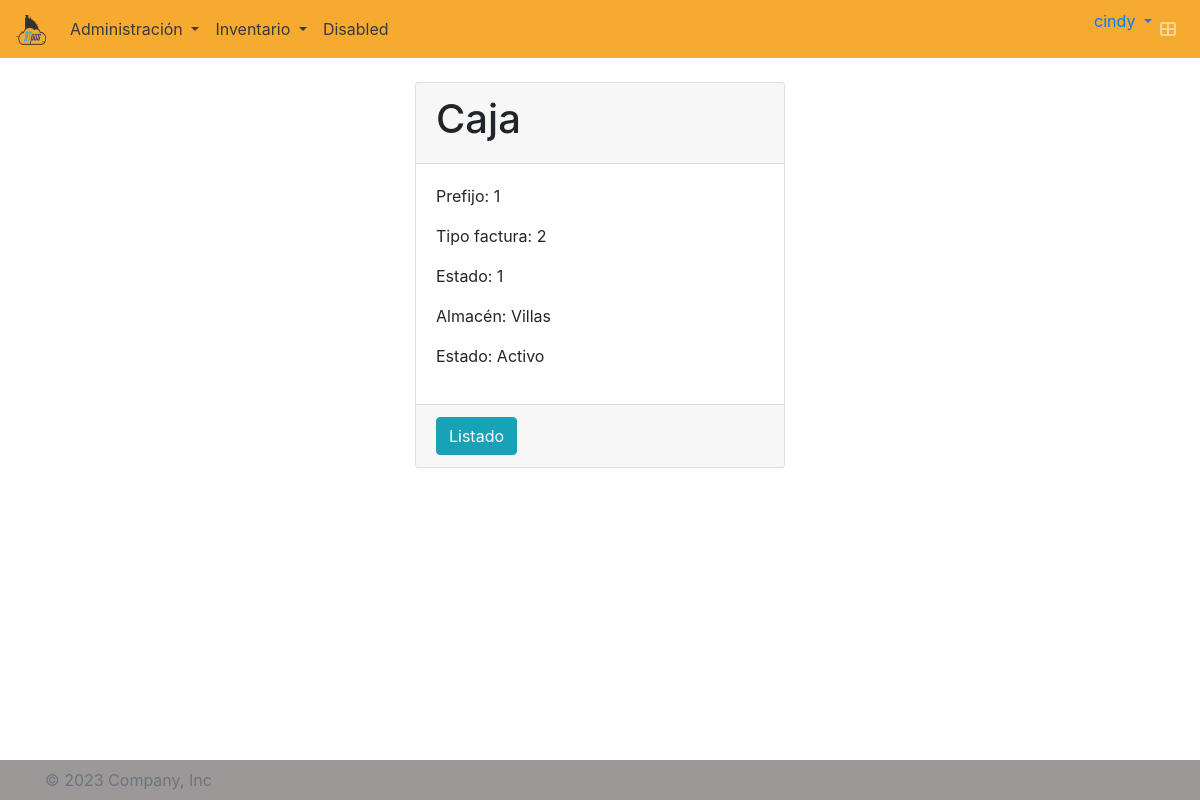
/caja/detail/2/ (signed in), run on the app's committed database.
### atpos/models.py (models this page shows, shortened)
class Usuario(AbstractUser):
    empresa = models.ForeignKey(Empresa, on_delete=models.CASCADE, blank=True, null=True)
    tel_inicial = models.CharField(max_length=10, blank=True, null=True)
    class Meta:
        default_permissions = ()
        permissions = [('add_usuario', 'Usuario crear'),
                        ('change_usuario', 'Usuario modificar'),
                        ('delete_usuario', 'Usuario eliminar'),
                        ('view_usuario', 'Usuario ver'),
                        ('password_usuario', 'Puede cambiar la clave usuario')]

class Caja(models.Model):
    prefijo = models.CharField(max_length=5)
    tipo_factura = models.CharField(
        max_length=1,
        choices=TIPO_FACTURA,
        default=POS,
    )
    estado = models.CharField(max_length=1, choices=ESTADO, default=ACTIVO )
    almacen = models.ForeignKey(Almacen, on_delete=models.CASCADE, blank=False)
    empresa = models.ForeignKey(Empresa, on_delete=models.CASCADE, blank=True, null=True)
    class Meta:
        default_permissions = ()
        permissions = [('add_caja', 'Caja crear'),
                       ('change_caja', 'Caja modificar'),
                       ('delete_caja', 'Caja eliminar'),
                       ('view_caja', 'Caja ver')]
        unique_together = ('prefijo', 'empresa',)

class Almacen(models.Model):
    nombre_almacen = models.CharField(max_length=20)
    prefijo = models.CharField(max_length=5)
    telefono_fijo = models.CharField(max_length=30)
    telefono_celular = models.CharField(max_length=30)
    direccion_almacen = models.CharField(max_length=200)
    ciudad = models.CharField(max_length=30)
    listaprecios = models.ForeignKey(ListaPrecios, null=True, blank=True, on_delete=models.CASCADE)
    estado = models.CharField(
        max_length=1,
        choices=ESTADO,
        default=ACTIVO,
    )
    empresa = models.ForeignKey(Empresa, on_delete=models.CASCADE, blank=True, null=True)
    def __str__(self):
        return '{}'.format(self.nombre_almacen)
    class Meta:
        default_permissions = ()
        permissions = [('add_almacen', 'Almacén crear'),
                       ('change_almacen', 'Almacén modificar'),
                       ('delete_almacen', 'Almacén borrar'),
                       ('view_almacen', 'Almacén ver')]
        unique_together = ('empresa', 'nombre_almacen', 'prefijo')

### atpos/views.py (the view)
# urls.py: path('caja/detail/<int:pk>/', login_required(CajaDetail.as_view()), name="caja-detail"),
class CajaDetail(DetailView):
    model = Caja
    def get_context_data(self, **kwargs):
        context = super().get_context_data(**kwargs)
        return context
    def get_queryset(self):
        return Caja.objects.filter(empresa=self.request.user.empresa.id)

### atpos/templates/atpos/caja_detail.html
{% extends 'base.html' %}
{% load static %}
{% block content %}
<br>
<section class="content" style="display: grid; place-items: center;">
    <div class="col-md-4">
        <div class="card">
            <div class="card-header">
                <h1>Caja</h1>
            </div>
            <div class="card-body">
                <p>Prefijo: {{ caja.prefijo }}</p>
                <p>Tipo factura: {{ caja.tipo_factura }}</p>
                <p>Estado: {{ caja.estado }}</p>
                <p>Almacén: {{ caja.almacen }}</p>
                {% if caja.estado == '1' %}
                <p>Estado: Activo</p>
                {% else %}
                <p>Estado: Inactivo</p>
                {% endif %}
            </div>
            <div class="card-footer">
                <a href="{% url 'caja-list' %}">
                    <button type="button" class="btn btn-info">Listado</button>
                </a>
            </div>
        </div>
    </div>
</section>
{% endblock %}

### atpos/templates/components/navbar.html (shortened to what this page needs)
{% load static %}
<nav class="navbar navbar-expand-lg navbar-dark bg-color-nav">
  <a class="navbar-brand" href="{% url 'tablero' %}">
    <img src="{% static 'img/LogoATpos200px.png' %}" width="30" height="30" alt="">
  </a>
  <div class="collapse navbar-collapse colortext" id="navbarSupportedContent">
    <ul class="navbar-nav mr-auto">
      <li class="nav-item dropdown">
        <a class="nav-link dropdown-toggle text-dark" href="#" id="navbarDropdown" role="button" data-toggle="dropdown" aria-haspopup="true" aria-expanded="false">
          Administración
        </a>
      </li>
      <li class="nav-item dropdown">
        <a class="nav-link dropdown-toggle text-dark" href="#" id="navbarDropdown" role="button" data-toggle="dropdown" aria-haspopup="true" aria-expanded="false">
          Inventario
        </a>
      </li>
      <li class="nav-item">
        <a class="nav-link text-dark" href="#">Disabled</a>
      </li>
    </ul>
  </div>
  <ul class="navbar-nav ml-auto">
    <li class="dropdown user user-menu">
      <a href="#" class="dropdown-toggle" data-toggle="dropdown">
        <span class="hidden-xs">{{ user.username }}</span>
      </a>
    </li>
    <li class="nav-item">
      <a class="nav-link" data-widget="control-sidebar" data-slide="true" href="#" role="button">
        <i class="fas fa-th-large"></i>
      </a>
    </li>
  </ul>
</nav>

### atpos/static/atpos/css/style.css (style rules this page uses)
.bg-color-nav { background-color: #f7aa30!important; }

### data on the page
Usuario: username "cindy"
Caja: prefijo "1", tipo_factura "2", estado "1", almacen "Villas"
